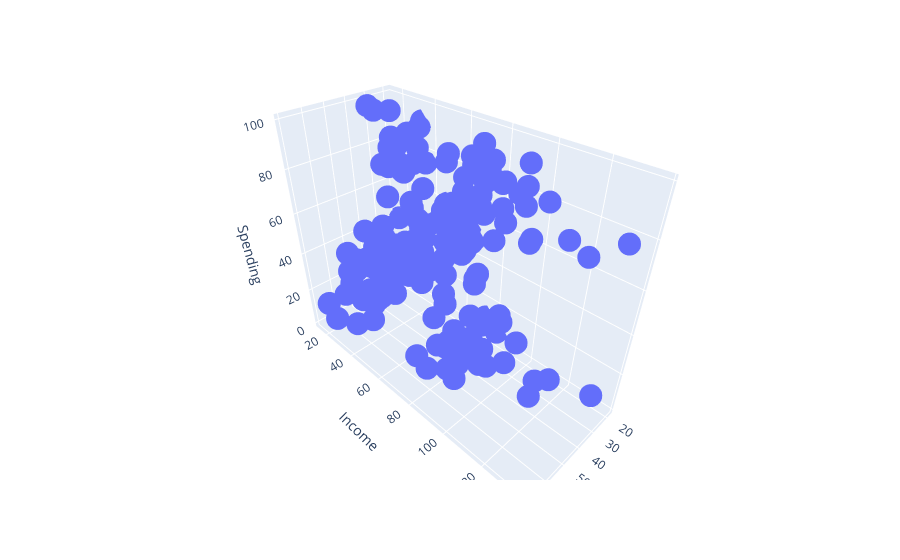

This figure's notebook cell:
### Code cell
fig = px.scatter_3d(data_frame=X2, x='Age', y='Income', z='Spending'
                    )
fig.show()

### Figure 1 — Plotly figure (JSON) as saved in the notebook; plotly's stock layout.template omitted (floating-point values rounded to 4 significant figures; data arrays with more than 128 entries replaced by an {"elided": "..."} marker saying what was removed)
{"data": [{"hovertemplate": "Age=%{x}<br>Income=%{y}<br>Spending=%{z}<extra></extra>", "legendgroup": "", "marker": {"color": "#636efa", "symbol": "circle"}, "mode": "markers", "name": "", "scene": "scene", "showlegend": false, "type": "scatter3d", "x": {"elided": "200 int values"}, "y": {"elided": "200 int values"}, "z": {"elided": "200 int values"}}], "layout": {"legend": {"tracegroupgap": 0}, "margin": {"t": 60}, "scene": {"domain": {"x": [0, 1], "y": [0, 1]}, "xaxis": {"title": {"text": "Age"}}, "yaxis": {"title": {"text": "Income"}}, "zaxis": {"title": {"text": "Spending"}}}}}
